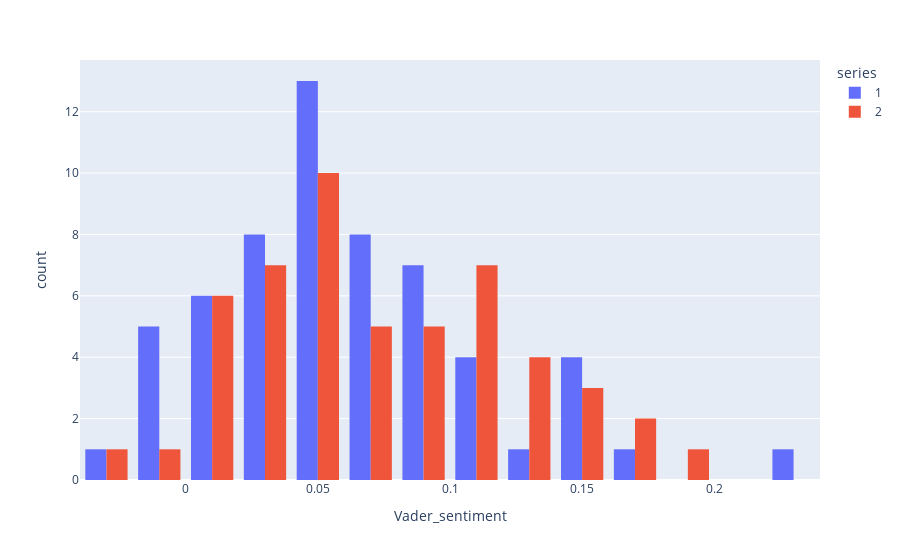

Notebook source saved alongside this figure:
### Code cell
px.histogram(dialog_df_groups, x='Vader_sentiment',color='series', barmode='group')

### Figure 1 — Plotly figure (JSON) as saved in the notebook; plotly's stock layout.template omitted (floating-point values rounded to 4 significant figures)
{"data": [{"alignmentgroup": "True", "bingroup": "x", "hovertemplate": "series=1<br>Vader_sentiment=%{x}<br>count=%{y}<extra></extra>", "legendgroup": "1", "marker": {"color": "#636efa", "pattern": {"shape": ""}}, "name": "1", "offsetgroup": "1", "orientation": "v", "showlegend": true, "type": "histogram", "x": [0.04934, 0.02208, 0.07801, 0.1428, -0.001174, 0.02637, 0.07727, 0.05034, 0.1027, -0.01682, 0.07456, 0.05358, 0.1596, 0.08569, 0.01336, 0.1168, 0.02511, 0.105, 0.08205, 0.09794, 0.0297, -0.01972, -0.004392, 0.08501, 0.05439, 0.04893, 0.04701, 0.06001, 0.04607, 0.02967, 0.08255, 0.05035, 0.07063, 0.03345, 0.1626, -0.004489, 0.07755, 0.04735, 0.1507, 0.04531, 0.01189, 0.05074, 0.05647, 0.009438, 0.1551, 0.09627, 0.005401, 0.01608, 0.004927, 0.02546, 0.0546, 0.2293, 0.1119, 0.1212, 0.06568, 0.08059, 0.07692, -0.0252, 0.02312], "xaxis": "x", "yaxis": "y"}, {"alignmentgroup": "True", "bingroup": "x", "hovertemplate": "series=2<br>Vader_sentiment=%{x}<br>count=%{y}<extra></extra>", "legendgroup": "2", "marker": {"color": "#EF553B", "pattern": {"shape": ""}}, "name": "2", "offsetgroup": "2", "orientation": "v", "showlegend": true, "type": "histogram", "x": [0.1187, 0.1086, 0.1631, 0.1687, 0.1289, 0.01952, 0.01766, 0.05855, 0.0467, 0.1376, 0.01175, 0.02903, 0.009946, 0.05242, 0.06606, 0.02116, 0.02915, 0.1317, 0.04193, 0.06664, 0.04085, 0.03312, 0.05656, 0.05071, 0.1011, -0.02915, 0.0787, 0.1411, 0.1445, 0.04317, 0.1168, 0.01923, 0.07327, 0.03378, 0.05962, 0.09774, 0.03654, 0.08971, 0.1231, 0.09654, 0.08288, -0.009888, 0.1805, 0.07564, 0.02478, 0.000445, 0.1086, 0.1083, 0.09007, 0.1157, 0.1403, 0.05608], "xaxis": "x", "yaxis": "y"}], "layout": {"barmode": "group", "legend": {"title": {"text": "series"}, "tracegroupgap": 0}, "margin": {"t": 60}, "xaxis": {"anchor": "y", "domain": [0, 1], "title": {"text": "Vader_sentiment"}}, "yaxis": {"anchor": "x", "domain": [0, 1], "title": {"text": "count"}}}}
